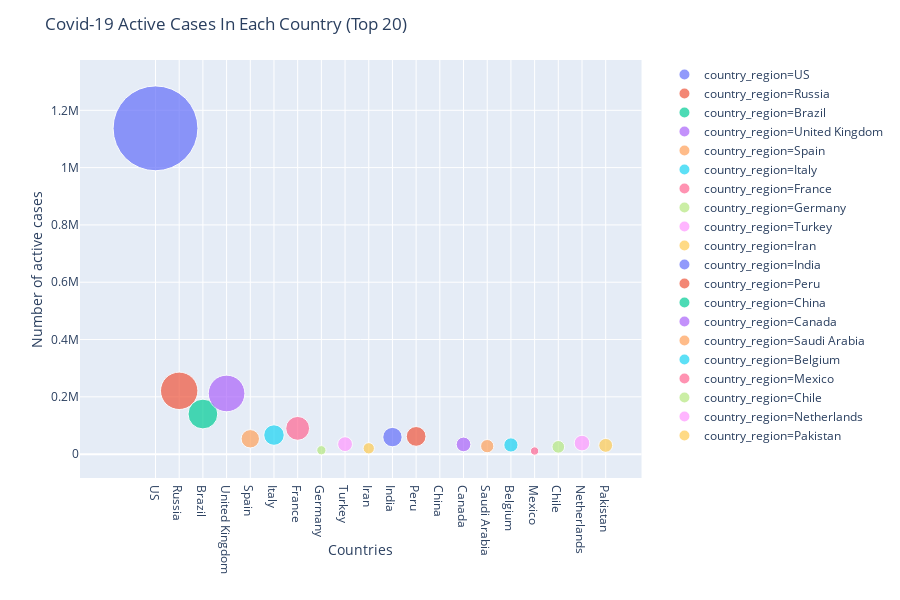

Notebook code cell kept with this figure:
### Markdown cell above
## ***ACTIVE COVID-19 CASES IN TOP 20 COUNTRIES***

### Code cell
fig = px.scatter(sorted_country.head(20), x = "country_region", y = "active", size = "active", color = "country_region", hover_name = "country_region", size_max = 60)
fig.update_layout(title = "Covid-19 Active Cases In Each Country (Top 20)", xaxis_title = "Countries", yaxis_title = "Number of active cases")
fig.show()

### Figure 1 — Plotly figure (JSON) as saved in the notebook; plotly's stock layout.template omitted (floating-point values rounded to 4 significant figures)
{"data": [{"hoverlabel": {"namelength": 0}, "hovertemplate": "<b>%{hovertext}</b><br><br>country_region=%{x}<br>active=%{marker.size}", "hovertext": ["US"], "legendgroup": "country_region=US", "marker": {"color": "#636efa", "size": [1137064], "sizemode": "area", "sizeref": 315.9, "symbol": "circle"}, "mode": "markers", "name": "country_region=US", "showlegend": true, "type": "scatter", "x": ["US"], "xaxis": "x", "y": [1137064], "yaxis": "y"}, {"hoverlabel": {"namelength": 0}, "hovertemplate": "<b>%{hovertext}</b><br><br>country_region=%{x}<br>active=%{marker.size}", "hovertext": ["Russia"], "legendgroup": "country_region=Russia", "marker": {"color": "#EF553B", "size": [220974], "sizemode": "area", "sizeref": 315.9, "symbol": "circle"}, "mode": "markers", "name": "country_region=Russia", "showlegend": true, "type": "scatter", "x": ["Russia"], "xaxis": "x", "y": [220974], "yaxis": "y"}, {"hoverlabel": {"namelength": 0}, "hovertemplate": "<b>%{hovertext}</b><br><br>country_region=%{x}<br>active=%{marker.size}", "hovertext": ["Brazil"], "legendgroup": "country_region=Brazil", "marker": {"color": "#00cc96", "size": [139996], "sizemode": "area", "sizeref": 315.9, "symbol": "circle"}, "mode": "markers", "name": "country_region=Brazil", "showlegend": true, "type": "scatter", "x": ["Brazil"], "xaxis": "x", "y": [139996], "yaxis": "y"}, {"hoverlabel": {"namelength": 0}, "hovertemplate": "<b>%{hovertext}</b><br><br>country_region=%{x}<br>active=%{marker.size}", "hovertext": ["United Kingdom"], "legendgroup": "country_region=United Kingdom", "marker": {"color": "#ab63fa", "size": [211743], "sizemode": "area", "sizeref": 315.9, "symbol": "circle"}, "mode": "markers", "name": "country_region=United Kingdom", "showlegend": true, "type": "scatter", "x": ["United Kingdom"], "xaxis": "x", "y": [211743], "yaxis": "y"}, {"hoverlabel": {"namelength": 0}, "hovertemplate": "<b>%{hovertext}</b><br><br>country_region=%{x}<br>active=%{marker.size}", "hovertext": ["Spain"], "legendgroup": "country_region=Spain", "marker": {"color": "#FFA15A", "size": [53521], "sizemode": "area", "sizeref": 315.9, "symbol": "circle"}, "mode": "markers", "name": "country_region=Spain", "showlegend": true, "type": "scatter", "x": ["Spain"], "xaxis": "x", "y": [53521], "yaxis": "y"}, {"hoverlabel": {"namelength": 0}, "hovertemplate": "<b>%{hovertext}</b><br><br>country_region=%{x}<br>active=%{marker.size}", "hovertext": ["Italy"], "legendgroup": "country_region=Italy", "marker": {"color": "#19d3f3", "size": [66553], "sizemode": "area", "sizeref": 315.9, "symbol": "circle"}, "mode": "markers", "name": "country_region=Italy", "showlegend": true, "type": "scatter", "x": ["Italy"], "xaxis": "x", "y": [66553], "yaxis": "y"}, {"hoverlabel": {"namelength": 0}, "hovertemplate": "<b>%{hovertext}</b><br><br>country_region=%{x}<br>active=%{marker.size}", "hovertext": ["France"], "legendgroup": "country_region=France", "marker": {"color": "#FF6692", "size": [89966], "sizemode": "area", "sizeref": 315.9, "symbol": "circle"}, "mode": "markers", "name": "country_region=France", "showlegend": true, "type": "scatter", "x": ["France"], "xaxis": "x", "y": [89966], "yaxis": "y"}, {"hoverlabel": {"namelength": 0}, "hovertemplate": "<b>%{hovertext}</b><br><br>country_region=%{x}<br>active=%{marker.size}", "hovertext": ["Germany"], "legendgroup": "country_region=Germany", "marker": {"color": "#B6E880", "size": [13541], "sizemode": "area", "sizeref": 315.9, "symbol": "circle"}, "mode": "markers", "name": "country_region=Germany", "showlegend": true, "type": "scatter", "x": ["Germany"], "xaxis": "x", "y": [13541], "yaxis": "y"}, {"hoverlabel": {"namelength": 0}, "hovertemplate": "<b>%{hovertext}</b><br><br>country_region=%{x}<br>active=%{marker.size}", "hovertext": ["Turkey"], "legendgroup": "country_region=Turkey", "marker": {"color": "#FF97FF", "size": [34845], "sizemode": "area", "sizeref": 315.9, "symbol": "circle"}, "mode": "markers", "name": "country_region=Turkey", "showlegend": true, "type": "scatter", "x": ["Turkey"], "xaxis": "x", "y": [34845], "yaxis": "y"}, {"hoverlabel": {"namelength": 0}, "hovertemplate": "<b>%{hovertext}</b><br><br>country_region=%{x}<br>active=%{marker.size}", "hovertext": ["Iran"], "legendgroup": "country_region=Iran", "marker": {"color": "#FECB52", "size": [20311], "sizemode": "area", "sizeref": 315.9, "symbol": "circle"}, "mode": "markers", "name": "country_region=Iran", "showlegend": true, "type": "scatter", "x": ["Iran"], "xaxis": "x", "y": [20311], "yaxis": "y"}, {"hoverlabel": {"namelength": 0}, "hovertemplate": "<b>%{hovertext}</b><br><br>country_region=%{x}<br>active=%{marker.size}", "hovertext": ["India"], "legendgroup": "country_region=India", "marker": {"color": "#636efa", "size": [59492], "sizemode": "area", "sizeref": 315.9, "symbol": "circle"}, "mode": "markers", "name": "country_region=India", "showlegend": true, "type": "scatter", "x": ["India"], "xaxis": "x", "y": [59492], "yaxis": "y"}, {"hoverlabel": {"namelength": 0}, "hovertemplate": "<b>%{hovertext}</b><br><br>country_region=%{x}<br>active=%{marker.size}", "hovertext": ["Peru"], "legendgroup": "country_region=Peru", "marker": {"color": "#EF553B", "size": [61838], "sizemode": "area", "sizeref": 315.9, "symbol": "circle"}, "mode": "markers", "name": "country_region=Peru", "showlegend": true, "type": "scatter", "x": ["Peru"], "xaxis": "x", "y": [61838], "yaxis": "y"}, {"hoverlabel": {"namelength": 0}, "hovertemplate": "<b>%{hovertext}</b><br><br>country_region=%{x}<br>active=%{marker.size}", "hovertext": ["China"], "legendgroup": "country_region=China", "marker": {"color": "#00cc96", "size": [115], "sizemode": "area", "sizeref": 315.9, "symbol": "circle"}, "mode": "markers", "name": "country_region=China", "showlegend": true, "type": "scatter", "x": ["China"], "xaxis": "x", "y": [115], "yaxis": "y"}, {"hoverlabel": {"namelength": 0}, "hovertemplate": "<b>%{hovertext}</b><br><br>country_region=%{x}<br>active=%{marker.size}", "hovertext": ["Canada"], "legendgroup": "country_region=Canada", "marker": {"color": "#ab63fa", "size": [33940], "sizemode": "area", "sizeref": 315.9, "symbol": "circle"}, "mode": "markers", "name": "country_region=Canada", "showlegend": true, "type": "scatter", "x": ["Canada"], "xaxis": "x", "y": [33940], "yaxis": "y"}, {"hoverlabel": {"namelength": 0}, "hovertemplate": "<b>%{hovertext}</b><br><br>country_region=%{x}<br>active=%{marker.size}", "hovertext": ["Saudi Arabia"], "legendgroup": "country_region=Saudi Arabia", "marker": {"color": "#FFA15A", "size": [27891], "sizemode": "area", "sizeref": 315.9, "symbol": "circle"}, "mode": "markers", "name": "country_region=Saudi Arabia", "showlegend": true, "type": "scatter", "x": ["Saudi Arabia"], "xaxis": "x", "y": [27891], "yaxis": "y"}, {"hoverlabel": {"namelength": 0}, "hovertemplate": "<b>%{hovertext}</b><br><br>country_region=%{x}<br>active=%{marker.size}", "hovertext": ["Belgium"], "legendgroup": "country_region=Belgium", "marker": {"color": "#19d3f3", "size": [31996], "sizemode": "area", "sizeref": 315.9, "symbol": "circle"}, "mode": "markers", "name": "country_region=Belgium", "showlegend": true, "type": "scatter", "x": ["Belgium"], "xaxis": "x", "y": [31996], "yaxis": "y"}, {"hoverlabel": {"namelength": 0}, "hovertemplate": "<b>%{hovertext}</b><br><br>country_region=%{x}<br>active=%{marker.size}", "hovertext": ["Mexico"], "legendgroup": "country_region=Mexico", "marker": {"color": "#FF6692", "size": [10913], "sizemode": "area", "sizeref": 315.9, "symbol": "circle"}, "mode": "markers", "name": "country_region=Mexico", "showlegend": true, "type": "scatter", "x": ["Mexico"], "xaxis": "x", "y": [10913], "yaxis": "y"}, {"hoverlabel": {"namelength": 0}, "hovertemplate": "<b>%{hovertext}</b><br><br>country_region=%{x}<br>active=%{marker.size}", "hovertext": ["Chile"], "legendgroup": "country_region=Chile", "marker": {"color": "#B6E880", "size": [25416], "sizemode": "area", "sizeref": 315.9, "symbol": "circle"}, "mode": "markers", "name": "country_region=Chile", "showlegend": true, "type": "scatter", "x": ["Chile"], "xaxis": "x", "y": [25416], "yaxis": "y"}, {"hoverlabel": {"namelength": 0}, "hovertemplate": "<b>%{hovertext}</b><br><br>country_region=%{x}<br>active=%{marker.size}", "hovertext": ["Netherlands"], "legendgroup": "country_region=Netherlands", "marker": {"color": "#FF97FF", "size": [38548], "sizemode": "area", "sizeref": 315.9, "symbol": "circle"}, "mode": "markers", "name": "country_region=Netherlands", "showlegend": true, "type": "scatter", "x": ["Netherlands"], "xaxis": "x", "y": [38548], "yaxis": "y"}, {"hoverlabel": {"namelength": 0}, "hovertemplate": "<b>%{hovertext}</b><br><br>country_region=%{x}<br>active=%{marker.size}", "hovertext": ["Pakistan"], "legendgroup": "country_region=Pakistan", "marker": {"color": "#FECB52", "size": [30538], "sizemode": "area", "sizeref": 315.9, "symbol": "circle"}, "mode": "markers", "name": "country_region=Pakistan", "showlegend": true, "type": "scatter", "x": ["Pakistan"], "xaxis": "x", "y": [30538], "yaxis": "y"}], "layout": {"height": 600, "legend": {"itemsizing": "constant", "tracegroupgap": 0}, "margin": {"t": 60}, "title": {"text": "Covid-19 Active Cases In Each Country (Top 20)"}, "xaxis": {"anchor": "y", "categoryarray": ["US", "Russia", "Brazil", "United Kingdom", "Spain", "Italy", "France", "Germany", "Turkey", "Iran", "India", "Peru", "China", "Canada", "Saudi Arabia", "Belgium", "Mexico", "Chile", "Netherlands", "Pakistan"], "categoryorder": "array", "domain": [0, 0.98], "title": {"text": "Countries"}}, "yaxis": {"anchor": "x", "domain": [0, 1], "title": {"text": "Number of active cases"}}}}
